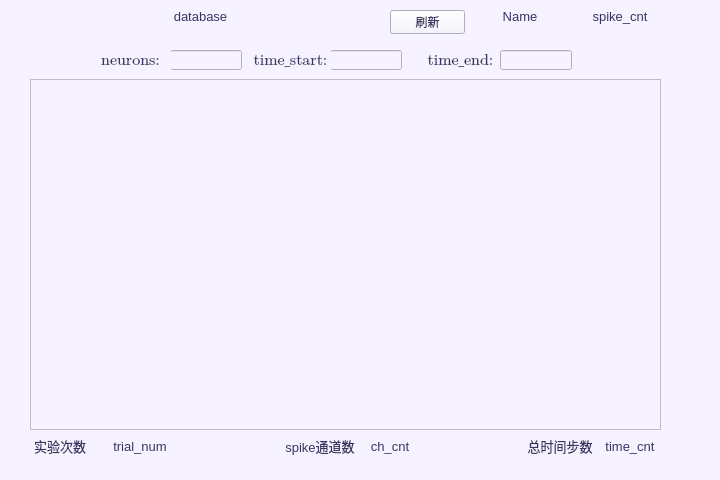
<?xml version="1.0" encoding="UTF-8"?>
<ui version="4.0">
 <class>MainWindow</class>
 <widget class="QMainWindow" name="MainWindow">
  <property name="geometry">
   <rect>
    <x>0</x>
    <y>0</y>
    <width>720</width>
    <height>480</height>
   </rect>
  </property>
  <property name="font">
   <font>
    <family>Cambria Math</family>
    <pointsize>11</pointsize>
   </font>
  </property>
  <property name="windowTitle">
   <string>MainWindow</string>
  </property>
  <property name="styleSheet">
   <string notr="true">color: rgb(57, 53, 98);
background-color: rgb(246, 242, 255);</string>
  </property>
  <widget class="QWidget" name="centralwidget">
   <widget class="QLineEdit" name="lineEdit_2">
    <property name="geometry">
     <rect>
      <x>170</x>
      <y>50</y>
      <width>72</width>
      <height>20</height>
     </rect>
    </property>
    <property name="font">
     <font>
      <family>Cambria Math</family>
      <pointsize>11</pointsize>
     </font>
    </property>
    <property name="text">
     <string/>
    </property>
   </widget>
   <widget class="QLabel" name="label_2">
    <property name="geometry">
     <rect>
      <x>90</x>
      <y>50</y>
      <width>81</width>
      <height>20</height>
     </rect>
    </property>
    <property name="font">
     <font>
      <family>Cambria Math</family>
      <pointsize>12</pointsize>
     </font>
    </property>
    <property name="text">
     <string>neurons:</string>
    </property>
    <property name="alignment">
     <set>Qt::AlignCenter</set>
    </property>
   </widget>
   <widget class="QLineEdit" name="lineEdit_3">
    <property name="geometry">
     <rect>
      <x>330</x>
      <y>50</y>
      <width>72</width>
      <height>20</height>
     </rect>
    </property>
    <property name="font">
     <font>
      <family>Cambria Math</family>
      <pointsize>11</pointsize>
     </font>
    </property>
    <property name="text">
     <string/>
    </property>
   </widget>
   <widget class="QLabel" name="label_3">
    <property name="geometry">
     <rect>
      <x>250</x>
      <y>50</y>
      <width>81</width>
      <height>20</height>
     </rect>
    </property>
    <property name="font">
     <font>
      <family>Cambria Math</family>
      <pointsize>12</pointsize>
     </font>
    </property>
    <property name="text">
     <string>time_start:</string>
    </property>
    <property name="alignment">
     <set>Qt::AlignCenter</set>
    </property>
   </widget>
   <widget class="QTableWidget" name="tableWidget">
    <property name="geometry">
     <rect>
      <x>30</x>
      <y>79</y>
      <width>631</width>
      <height>351</height>
     </rect>
    </property>
    <property name="font">
     <font>
      <family>Cambria</family>
      <pointsize>10</pointsize>
     </font>
    </property>
    <attribute name="horizontalHeaderDefaultSectionSize">
     <number>50</number>
    </attribute>
    <attribute name="verticalHeaderDefaultSectionSize">
     <number>30</number>
    </attribute>
   </widget>
   <widget class="QLabel" name="label_4">
    <property name="geometry">
     <rect>
      <x>30</x>
      <y>430</y>
      <width>60</width>
      <height>32</height>
     </rect>
    </property>
    <property name="font">
     <font>
      <pointsize>10</pointsize>
     </font>
    </property>
    <property name="text">
     <string>实验次数</string>
    </property>
    <property name="alignment">
     <set>Qt::AlignCenter</set>
    </property>
   </widget>
   <widget class="QLabel" name="label_5">
    <property name="geometry">
     <rect>
      <x>110</x>
      <y>430</y>
      <width>60</width>
      <height>32</height>
     </rect>
    </property>
    <property name="font">
     <font>
      <pointsize>10</pointsize>
     </font>
    </property>
    <property name="text">
     <string>trial_num</string>
    </property>
    <property name="alignment">
     <set>Qt::AlignCenter</set>
    </property>
   </widget>
   <widget class="QLabel" name="label_6">
    <property name="geometry">
     <rect>
      <x>280</x>
      <y>430</y>
      <width>80</width>
      <height>32</height>
     </rect>
    </property>
    <property name="font">
     <font>
      <pointsize>10</pointsize>
     </font>
    </property>
    <property name="text">
     <string>spike通道数</string>
    </property>
    <property name="alignment">
     <set>Qt::AlignCenter</set>
    </property>
   </widget>
   <widget class="QLabel" name="label_7">
    <property name="geometry">
     <rect>
      <x>360</x>
      <y>430</y>
      <width>60</width>
      <height>32</height>
     </rect>
    </property>
    <property name="font">
     <font>
      <pointsize>10</pointsize>
     </font>
    </property>
    <property name="text">
     <string>ch_cnt</string>
    </property>
    <property name="alignment">
     <set>Qt::AlignCenter</set>
    </property>
   </widget>
   <widget class="QLabel" name="label_8">
    <property name="geometry">
     <rect>
      <x>520</x>
      <y>430</y>
      <width>80</width>
      <height>32</height>
     </rect>
    </property>
    <property name="font">
     <font>
      <pointsize>10</pointsize>
     </font>
    </property>
    <property name="text">
     <string>总时间步数</string>
    </property>
    <property name="alignment">
     <set>Qt::AlignCenter</set>
    </property>
   </widget>
   <widget class="QLabel" name="label_9">
    <property name="geometry">
     <rect>
      <x>600</x>
      <y>430</y>
      <width>60</width>
      <height>32</height>
     </rect>
    </property>
    <property name="font">
     <font>
      <pointsize>10</pointsize>
     </font>
    </property>
    <property name="text">
     <string>time_cnt</string>
    </property>
    <property name="alignment">
     <set>Qt::AlignCenter</set>
    </property>
   </widget>
   <widget class="QLabel" name="label_10">
    <property name="geometry">
     <rect>
      <x>480</x>
      <y>0</y>
      <width>80</width>
      <height>32</height>
     </rect>
    </property>
    <property name="font">
     <font>
      <pointsize>10</pointsize>
     </font>
    </property>
    <property name="text">
     <string>Name</string>
    </property>
    <property name="alignment">
     <set>Qt::AlignCenter</set>
    </property>
   </widget>
   <widget class="QLabel" name="label_11">
    <property name="geometry">
     <rect>
      <x>580</x>
      <y>0</y>
      <width>80</width>
      <height>32</height>
     </rect>
    </property>
    <property name="font">
     <font>
      <pointsize>10</pointsize>
     </font>
    </property>
    <property name="text">
     <string>spike_cnt</string>
    </property>
    <property name="alignment">
     <set>Qt::AlignCenter</set>
    </property>
   </widget>
   <widget class="QLabel" name="label_12">
    <property name="geometry">
     <rect>
      <x>30</x>
      <y>0</y>
      <width>341</width>
      <height>32</height>
     </rect>
    </property>
    <property name="font">
     <font>
      <pointsize>10</pointsize>
     </font>
    </property>
    <property name="text">
     <string>database</string>
    </property>
    <property name="alignment">
     <set>Qt::AlignCenter</set>
    </property>
   </widget>
   <widget class="QLabel" name="label_13">
    <property name="geometry">
     <rect>
      <x>420</x>
      <y>50</y>
      <width>81</width>
      <height>20</height>
     </rect>
    </property>
    <property name="font">
     <font>
      <family>Cambria Math</family>
      <pointsize>12</pointsize>
     </font>
    </property>
    <property name="text">
     <string>time_end:</string>
    </property>
    <property name="alignment">
     <set>Qt::AlignCenter</set>
    </property>
   </widget>
   <widget class="QLineEdit" name="lineEdit_4">
    <property name="geometry">
     <rect>
      <x>500</x>
      <y>50</y>
      <width>72</width>
      <height>20</height>
     </rect>
    </property>
    <property name="font">
     <font>
      <family>Cambria Math</family>
      <pointsize>11</pointsize>
     </font>
    </property>
    <property name="text">
     <string/>
    </property>
   </widget>
   <widget class="QPushButton" name="pushButton">
    <property name="geometry">
     <rect>
      <x>390</x>
      <y>10</y>
      <width>75</width>
      <height>24</height>
     </rect>
    </property>
    <property name="text">
     <string>刷新</string>
    </property>
   </widget>
  </widget>
  <action name="actionOpen_directory">
   <property name="text">
    <string>MC_Maze</string>
   </property>
  </action>
  <action name="actionSpiking_Rates_Distribution">
   <property name="text">
    <string>Spiking Rates Distribution</string>
   </property>
  </action>
  <action name="actionSpike_Rasters">
   <property name="text">
    <string>Spike Rasters</string>
   </property>
  </action>
  <action name="actionMC_Maze_s">
   <property name="text">
    <string>MC_Maze_L</string>
   </property>
  </action>
  <action name="actionMC_Maze_m">
   <property name="text">
    <string>MC_Maze_M</string>
   </property>
  </action>
  <action name="actionMC_RTT">
   <property name="text">
    <string>MC_RTT</string>
   </property>
  </action>
  <action name="actionArea2_Bump">
   <property name="text">
    <string>Area2_Bump</string>
   </property>
  </action>
  <action name="actionDMFC_RSG">
   <property name="text">
    <string>DMFC_RSG</string>
   </property>
  </action>
  <action name="actionMC_Maze_S">
   <property name="text">
    <string>MC_Maze_S</string>
   </property>
  </action>
 </widget>
 <resources/>
 <connections/>
</ui>
